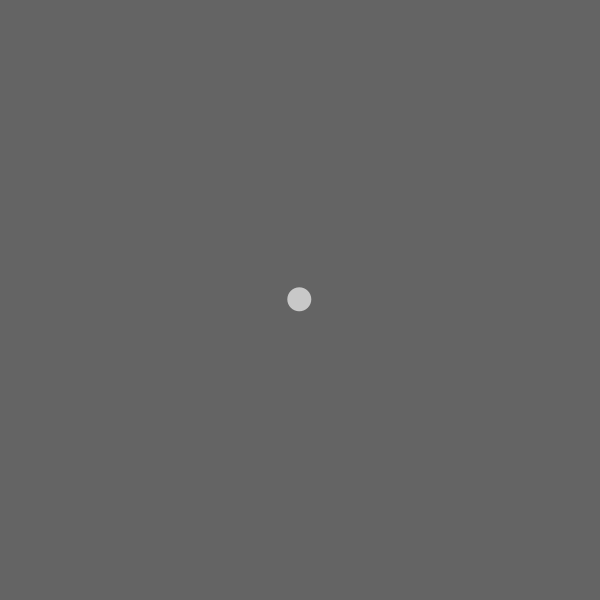
Frame 1 (no input)
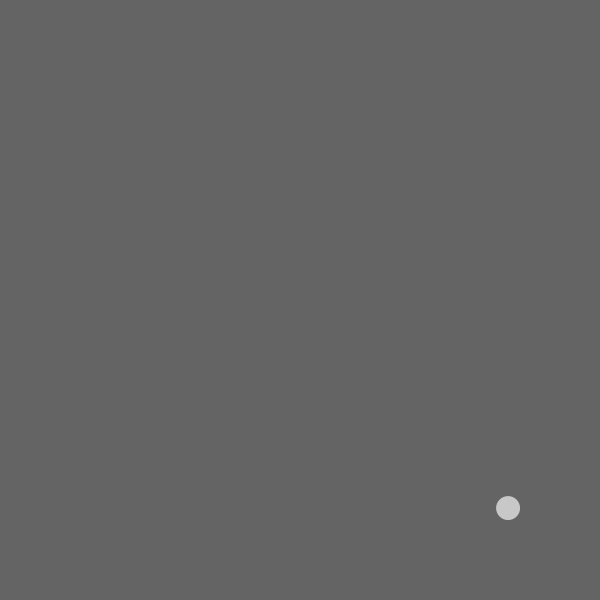
Frame 60 (the mouse pressed at the canvas centre just before this capture)
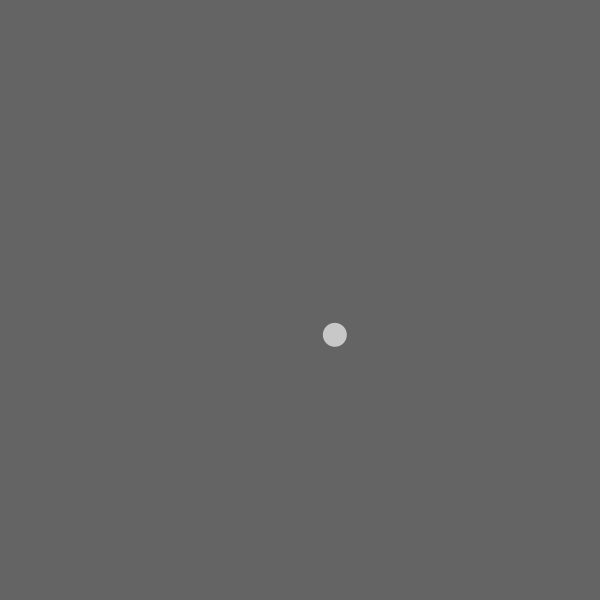
Frame 120 (the mouse held since frame 60 and released just before this capture)

The Processing sketch that drew these frames (run headless with seeded random() and noise(); from frame 60 on, the mouse is pressed at the canvas centre):

// Processing sketch: Example_01_10
// ── Example_01_10.pde
Mover tamara;

void setup() {
  size(600, 600);
  pixelDensity(displayDensity());
  tamara = new Mover();
}

void draw() {
  background(100);
  tamara.update();
  tamara.render();
}

// ── Mover.pde
class Mover {
  PVector pos;
  PVector vel;
  PVector acc;

  Mover() {
    pos = new PVector(width/2, height/2);
    vel = new PVector(0, 0);
    acc = new PVector(0, 0);
  }

  void update() {
    PVector mouse = new PVector(mouseX, mouseY);
    PVector dir = PVector.sub(mouse, pos);
    dir.normalize();
    acc = dir;
    
    vel.add(acc);
    vel.limit(10);
    pos.add(vel);
    checkEdges();

  }

  void render() {
    noStroke();
    fill(200);
    ellipse(pos.x, pos.y, 24, 24);
  }

  void checkEdges() {
    if (pos.x > width) {
      pos.x = 0;
    } else if (pos.x < 0) {
      pos.x = width;
    }

    if (pos.y > height) {
      pos.y = 0;
    } else if (pos.y < 0) {
      pos.y = height;
    }
  }
}
